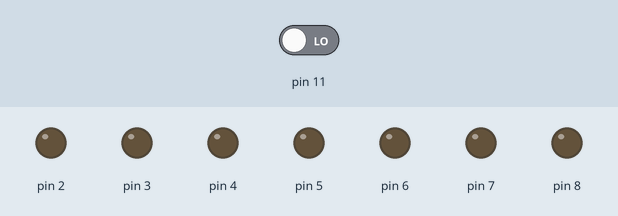
Simulated run of this sketch. Board: Arduino Uno, built with avr-gcc and run on an emulated ATmega328P. Parts: output pins drawn as LEDs (lit = HIGH). The inputs (shaded band) are chosen by the test bench; at power-on: pin 11 LOW. Random numbers use the default seed unless the sketch sets one.

Above: at 1.2 s.
1.3 s: pin 11 driven HIGH
At 1.85 s:
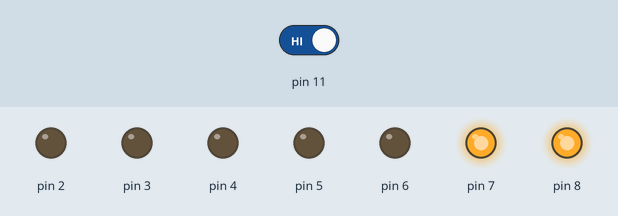
At 3.85 s:
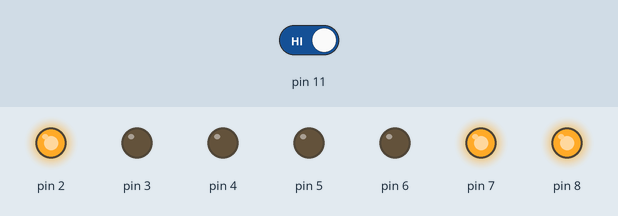
4.3 s: pin 11 driven LOW
At 4.3 s:
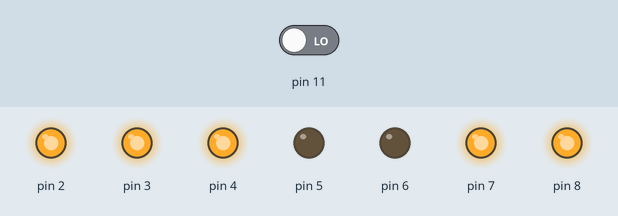
Timing chart, 0 to 7.3 s (numbered marks = the images above; inputs shaded):
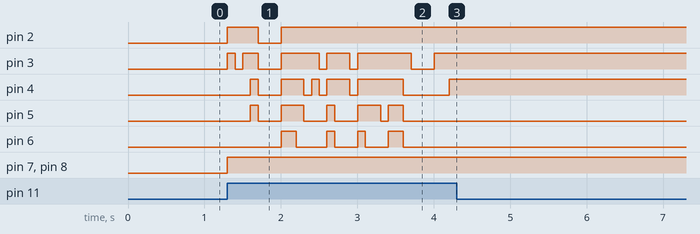

Measured:
- after the input at 1.3 s, pin 2: LOW → HIGH at once, → LOW 0.40 s later, → HIGH 0.30 s later; pin 3: LOW → HIGH at once, → LOW 0.10 s later, → HIGH 0.10 s later, → LOW 0.20 s later, … (11 changes in this stretch)
- after the input at 4.3 s, every drawn part: stays the same

The sketch:

random_kost.ino
```cpp
/*Code by Foxyyzy (GitHub: Foxyyzy) */

int buttonState = 0;
//button pin= 11
/* led pins: 2, 3, 4, 5, 6 */

void setup()
{
  pinMode(2, OUTPUT);
  pinMode(3, OUTPUT);
  pinMode(4, OUTPUT);
  pinMode(5, OUTPUT);
  pinMode(6, OUTPUT);
  pinMode(7, OUTPUT);
  pinMode(8, OUTPUT);
  pinMode(11,INPUT);
  randomSeed(analogRead(0));
  Serial.begin(9600);
}

void loop()
{
buttonState = digitalRead(11);

  if (buttonState == HIGH) {
    start();
  }
  delay(100);
}

void start()
{
  set(random(6));
}

void set(byte number)
{
 setOffAll();
 if (number == 1){
  digitalWrite(2,HIGH);
 }
 if (number == 2){
  digitalWrite(2,HIGH);
  digitalWrite(3,HIGH);
 }
 if (number == 3){
  digitalWrite(2,HIGH);
  digitalWrite(3,HIGH);
  digitalWrite(4,HIGH);
 }
 if (number == 4){
  digitalWrite(2,HIGH);
  digitalWrite(3,HIGH);
  digitalWrite(4,HIGH);
  digitalWrite(5,HIGH);
 }
 if (number == 5){
  digitalWrite(2,HIGH);
  digitalWrite(3,HIGH);
  digitalWrite(4,HIGH);
  digitalWrite(5,HIGH);
  digitalWrite(6,HIGH);
 }
 if (number == 6){
  digitalWrite(2,HIGH);
  digitalWrite(3,HIGH);
  digitalWrite(4,HIGH);
  digitalWrite(5,HIGH);
  digitalWrite(6,HIGH);
  digitalWrite(7,HIGH);
  digitalWrite(8,HIGH);

 }
}

void setOffAll()
{
digitalWrite(2,LOW);
digitalWrite(3,LOW);
digitalWrite(4,LOW);
digitalWrite(5,LOW);
digitalWrite(6,LOW);
digitalWrite(7,HIGH);
digitalWrite(8,HIGH);
}
```
